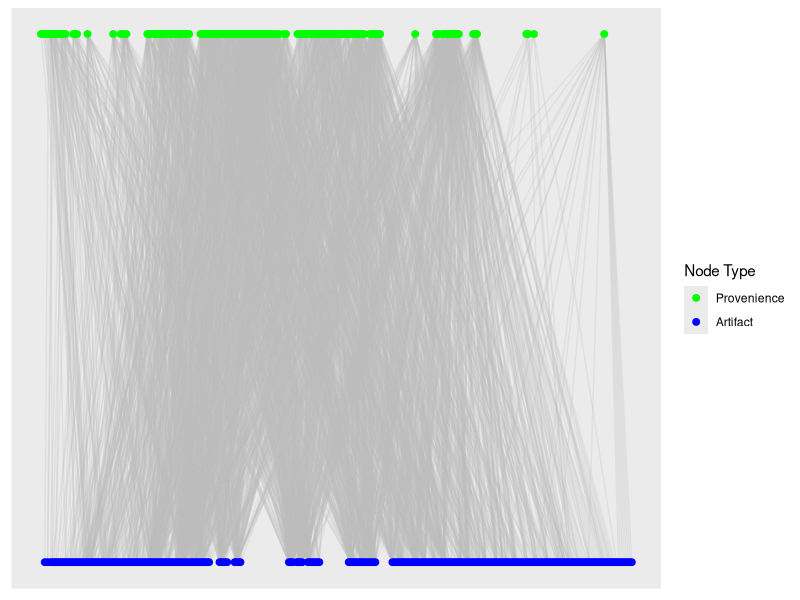
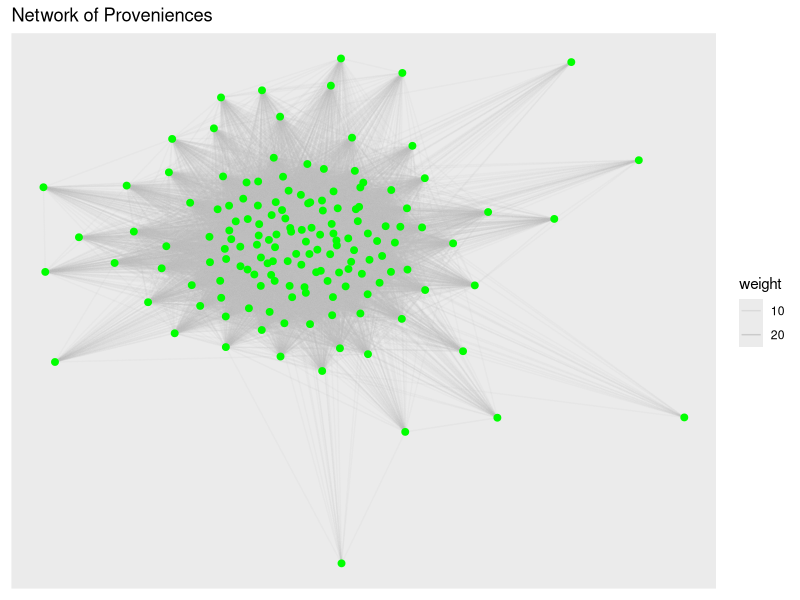
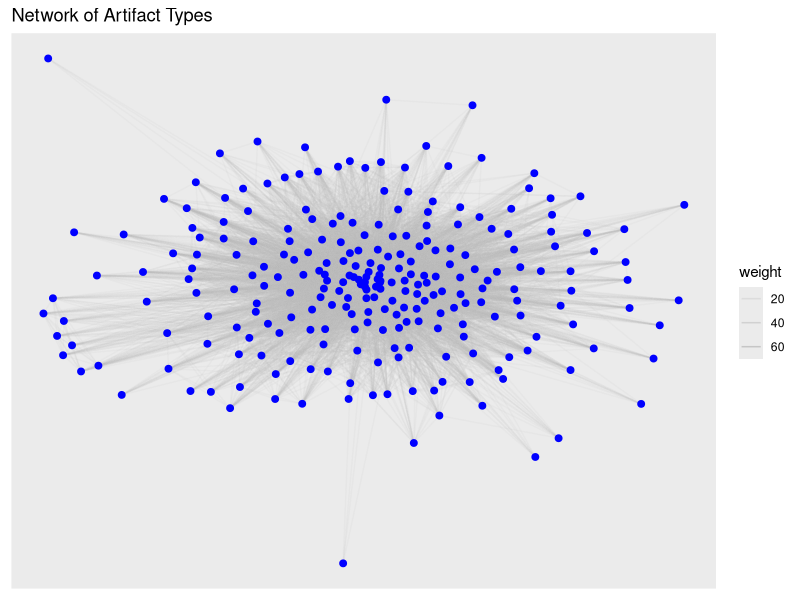
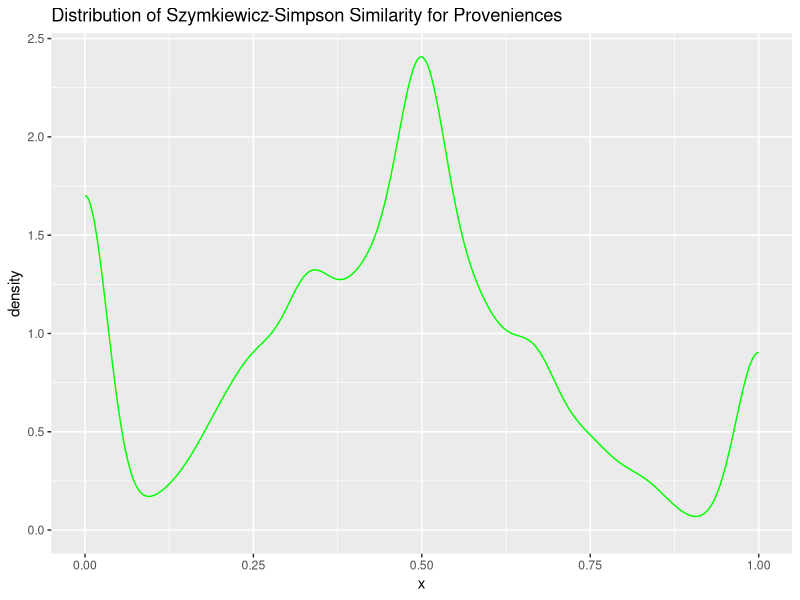
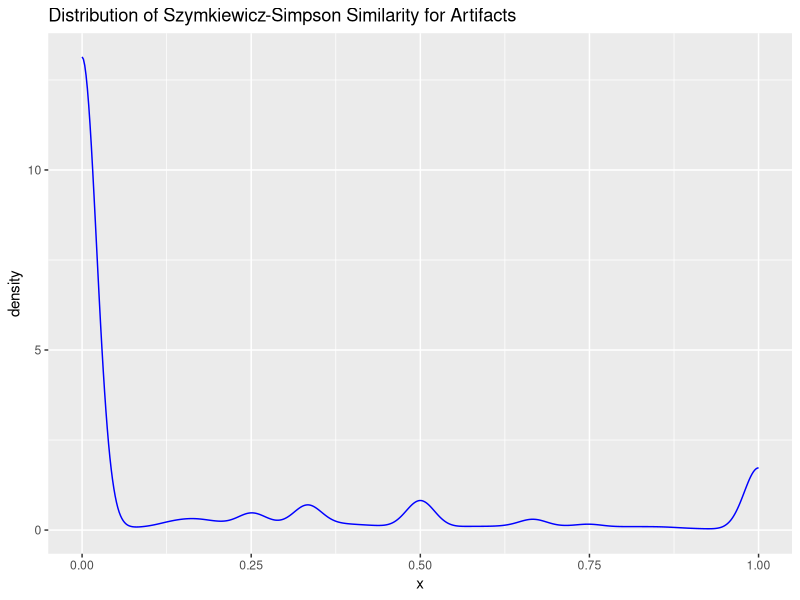
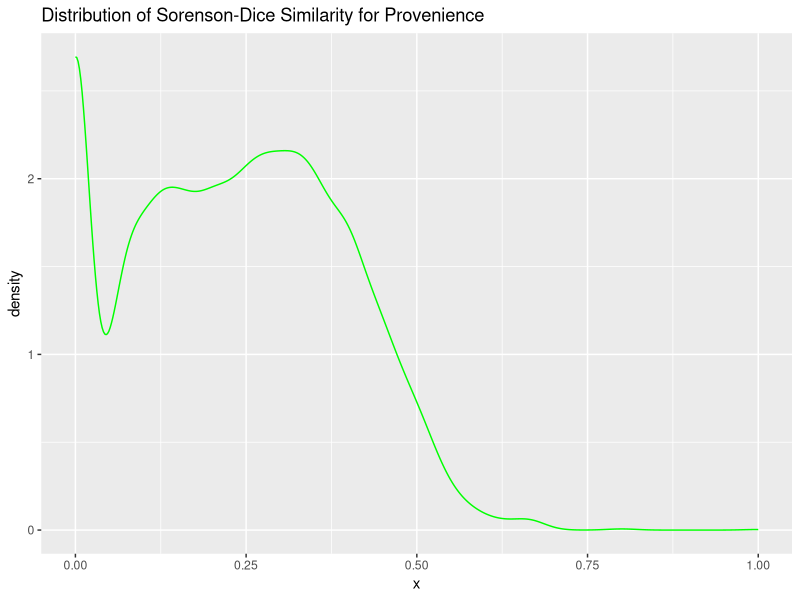
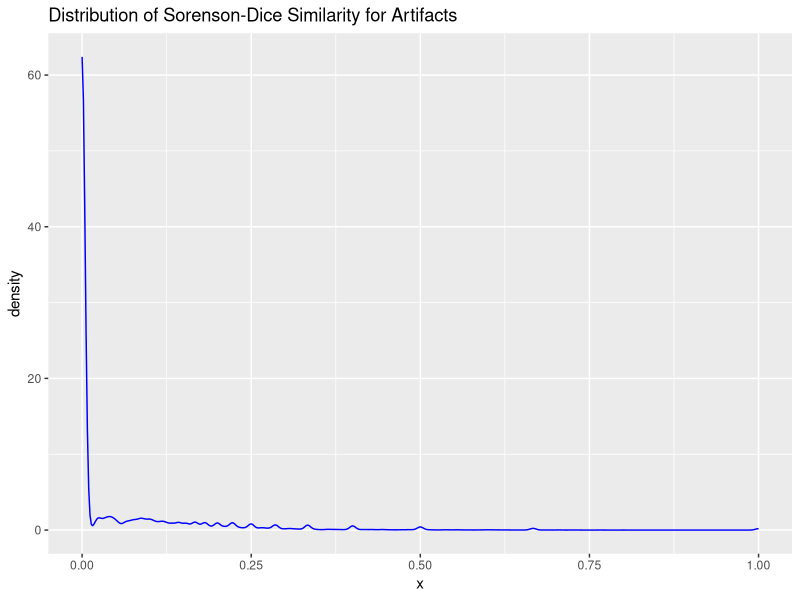
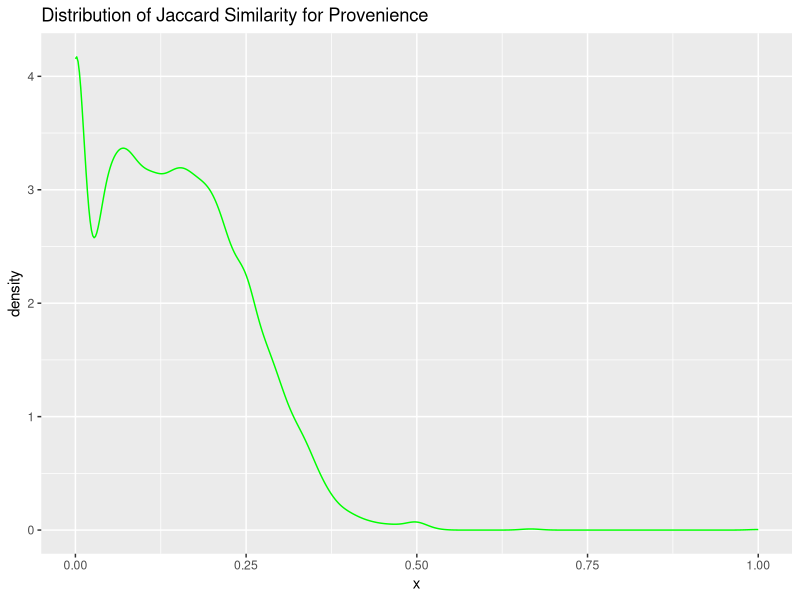

Source code (R) for these figures, in order:
require(tidyverse)
require(igraph)
require(ggraph)

# Import data from file ---------------------------------------------------

dat <- read_csv("Catalog_SiteA.csv",
                col_select = c(LEVEL_ID, CODE))

# Create un-weighted bipartite graph --------------------------------------

g_assemblages_bpg <-
  graph_from_data_frame(unique.data.frame(select(dat, LEVEL_ID, CODE)),
                        directed = FALSE)

V(g_assemblages_bpg)$type <-
  bipartite_mapping(g_assemblages_bpg)$type

g_assemblages_bpg_layout <-
  g_assemblages_bpg %>% layout_as_bipartite()

g_assemblages_bpg %>%
  ggraph(layout = g_assemblages_bpg_layout) +
  geom_edge_link(color = "gray", alpha = 0.25) +
  geom_node_point(aes(color = type), size = 2) +
  scale_color_manual(
    values = c("green", "blue"),
    name = "Node Type",
    breaks = c(FALSE, TRUE),
    labels = c("Provenience", "Artifact")
  )


# Create incidence matrix from bipartite graph ----------------------------

g_assemblages_bpg_inc <- as_incidence_matrix(g_assemblages_bpg)

# Project one-mode graphs igraph ------------------------------------------

g_assemblages_proj <-
  bipartite_projection(g_assemblages_bpg, multiplicity = TRUE)

g_assemblages_proj_prov <- g_assemblages_proj$proj1

g_assemblages_proj_artifact <- g_assemblages_proj$proj2

g_assemblages_proj_prov %>%
  ggraph(layout = "fr") +
  geom_edge_link(color = "gray", aes(alpha = weight)) +
  geom_node_point(color = "green", size = 2) +
  ggtitle("Network of Proveniences")

g_assemblages_proj_artifact %>%
  ggraph(layout = "fr") +
  geom_edge_link(color = "gray", aes(alpha = weight)) +
  geom_node_point(color = "blue", size = 2) +
  ggtitle("Network of Artifact Types")


# Project one-mode graphs, Szymkiewicz-Simpson -----------------------------

# adapted from `rbiosUtils` function `overlapCoefficient`

overlap_coef <- function(x, y = NULL) {
  if (is.null(y))
    y <- x
  
  t_mat <- t(x) %*% y
  
  x_count <- apply(x, 2, function(xx)
    sum(xx != 0))
  
  y_count <- apply(y, 2, function(yy)
    sum(yy != 0))
  
  t_mat_pmin <- outer(x_count, y_count, FUN = pmin)
  
  res <- t_mat / t_mat_pmin
  
  if (is.null(y)) {
    diag(res) <- 1L
  }
  
  dimnames(res) <- list(colnames(x), colnames(y))
  
  return(res)
}

prov_adj_ssoc <- overlap_coef(t(g_assemblages_bpg_inc))
diag(prov_adj_ssoc) <- 0

prov_ssoc_vals <- prov_adj_ssoc[lower.tri(prov_adj_ssoc)]

ggplot(data = data.frame(x = c(prov_ssoc_vals)), aes(x = x)) +
  geom_density(color = "green") +
  ggtitle("Distribution of Szymkiewicz-Simpson Similarity for Proveniences")

artifact_adj_ssoc <- overlap_coef(g_assemblages_bpg_inc)
diag(artifact_adj_ssoc) <- 0

artifact_ssoc_vals <-
  artifact_adj_ssoc[lower.tri(artifact_adj_ssoc)]

ggplot(data = data.frame(x = c(artifact_ssoc_vals)), aes(x = x)) +
  geom_density(color = "blue") +
  ggtitle("Distribution of Szymkiewicz-Simpson Similarity for Artifacts")


# Project one-mode graphs, Sorenson-Dice -----------------------------------

soren_dice_sim <- function(x, y = NULL) {
  if (is.null(y))
    y <- x
  
  t_mat <- t(x) %*% y
  
  x_count <- apply(x, 2, function(xx)
    sum(xx != 0))
  
  y_count <- apply(y, 2, function(yy)
    sum(yy != 0))
  
  t_mat_sum <- outer(x_count, y_count, FUN = "+")
  
  res <- (2 * t_mat) / t_mat_sum
  
  if (is.null(y)) {
    diag(res) <- 1L
  }
  
  dimnames(res) <- list(colnames(x), colnames(y))
  return(res)
}

prov_adj_sdsim <- soren_dice_sim(t(g_assemblages_bpg_inc))
diag(prov_adj_sdsim) <- 0

prov_sdsim_val <-
  prov_adj_sdsim[lower.tri(prov_adj_sdsim)]

ggplot(data = data.frame(x = prov_sdsim_val), aes(x = x)) +
  geom_density(color = "green") +
  ggtitle("Distribution of Sorenson-Dice Similarity for Provenience")

artifact_adj_sdsim <- soren_dice_sim(g_assemblages_bpg_inc)
diag(artifact_adj_sdsim) <- 0

artifact_sdsim_val <-
  artifact_adj_sdsim[lower.tri(artifact_adj_sdsim)]

ggplot(data = data.frame(x = artifact_sdsim_val), aes(x = x)) +
  geom_density(color = "blue") +
  ggtitle("Distribution of Sorenson-Dice Similarity for Artifacts")


# Project one-mode graphs, Jaccard ----------------------------------------

jaccard_sim <- function(x, y = NULL) {
  if (is.null(y))
    y <- x
  
  t_mat <- t(x) %*% y
  
  x_count <- apply(x, 2, function(xx)
    sum(xx != 0))
  
  y_count <- apply(y, 2, function(yy)
    sum(yy != 0))
  
  t_mat_sum <- outer(x_count, y_count, FUN = "+")
  
  res <- t_mat / (t_mat_sum - t_mat)
  
  if (is.null(y)) {
    diag(res) <- 1L
  }
  
  dimnames(res) <- list(colnames(x), colnames(y))
  
  return(res)
}

prov_adj_jacc <- jaccard_sim(t(g_assemblages_bpg_inc))
diag(prov_adj_jacc) <- 0

prov_jacc_val <-
  prov_adj_jacc[lower.tri(prov_adj_jacc)]

ggplot(data = data.frame(x = prov_jacc_val), aes(x = x)) +
  geom_density(color = "green") +
  ggtitle("Distribution of Jaccard Similarity for Provenience")

artifact_adj_jacc <- jaccard_sim(g_assemblages_bpg_inc)
diag(artifact_adj_jacc) <- 0

artifact_jacc_val <-
  artifact_adj_jacc[lower.tri(artifact_adj_jacc)]

ggplot(data = data.frame(x = artifact_jacc_val), aes(x = x)) +
  geom_density(color = "blue") +
  ggtitle("Distribution of Jaccard Similarity for Artifacts")


# TOM Adjacency -----------------------------------------------------------

tom_adjacency_sim <- function(adj_mat) {
  l_mat <- adj_mat %*% t(adj_mat)
  
  k_row <- rowSums(adj_mat)
  k_col <- colSums(adj_mat)
  k_min <- outer(k_row, k_col, FUN = pmin)
  
  tom_adj <- (l_mat + adj_mat) / (k_min + 1 - adj_mat)
  
  diag(tom_adj) <- 0
  
  dimnames(tom_adj) <- list(colnames(adj_mat), colnames(adj_mat))
  
  return(tom_adj)
}
